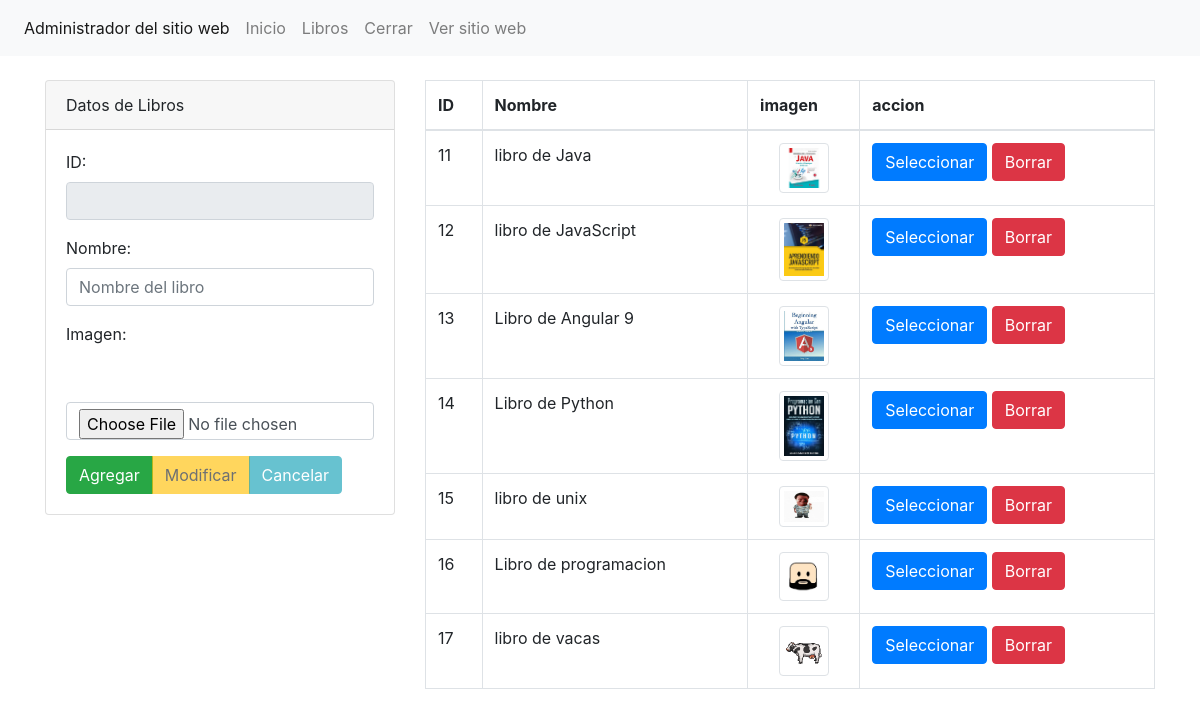
Screenshot of /administrador/seccion/productos.php (signed in) with the database file from the repository.
### tables this page shows
CREATE TABLE `libros` (
  `id` int(11) NOT NULL,
  `nombre` varchar(255) NOT NULL,
  `imagen` varchar(1000) NOT NULL
);

### administrador/seccion/productos.php (the view, shortened to what this page needs)
<?php include('../template/cabecera.php'); ?>
<?php
$txtID=(isset($_POST['txtID']))?$_POST['txtID']:"";
$txtNombre=(isset($_POST['txtNombre']))?$_POST['txtNombre']:"";
$accion=(isset($_POST['accion']))?$_POST['accion']:"";
include("../config/bd.php");
$sentenciaSQL=$conexion->prepare("SELECT * FROM libros");
$sentenciaSQL->execute();
$listaLibros=$sentenciaSQL->fetchAll(PDO::FETCH_ASSOC);
?>
<div class="col-md-4">
    <div class="card">
        <div class="card-header">
            Datos de Libros
        </div>
        <div class="card-body">
            <form method="post" enctype="multipart/form-data">
                <div class = "form-group">
                    <label for="txtID">ID:</label>
                    <input type="text" class="form-control" value="<?php echo $txtID; ?>" name="txtID" id="txtID" readonly>
                </div>
                <div class="form-group">
                    <label for="txtNombre">Nombre:</label>
                    <input type="text" class="form-control" value="<?php echo $txtNombre; ?>" name="txtNombre" id="txtNombre" placeholder="Nombre del libro">
                </div>
                <div class="form-group">
                    <label for="txtImagen">Imagen:</label>
                    <br>
                    <br><br>
                    <input type="file" class="form-control" name="txtImagen" id="txtImagen">
                </div>
                <div class="btn-group" role="group" aria-label="">
                    <button type="submit" name="accion" <?php echo ($accion=="Seleccionar")?"disabled":""; ?> value="Agregar" class="btn btn-success">Agregar</button>
                    <button type="submit" name="accion" <?php echo ($accion!="Seleccionar")?"disabled":""; ?> value="Modificar" class="btn btn-warning">Modificar</button>
                    <button type="submit" name="accion" <?php echo ($accion!="Seleccionar")?"disabled":""; ?> value="Cancelar" class="btn btn-info">Cancelar</button>
                </div>
            </form>
        </div>
    </div>
</div>
<div class="col-md-8">
    <table class="table table-bordered">
        <thead>
            <tr>
                <th>ID</th>
                <th>Nombre</th>
                <th>imagen</th>
                <th>accion</th>
            </tr>
        </thead>
        <tbody>
            <?php foreach($listaLibros as $libro) { ?>
                <tr>
                    <td><?php echo $libro['id']; ?></td>
                    <td><?php echo $libro['nombre']; ?></td>
                    <td style="text-align: center">
                        <img class="img-thumbnail rounded" src="../../img/<?php echo $libro['imagen']; ?>" width="50px" srcset="">
                    </td>
                    <td>
                        <form method="post">
                            <input type="submit" name="accion" value="Seleccionar" class="btn btn-primary">
                            <input type="submit" name="accion" value="Borrar" class="btn btn-danger">
                        </form>
                    </td>
                </tr>
            <?php } ?>
        </tbody>
    </table>
</div>
<?php include('../template/pie.php'); ?>

### rows the page displays
libros: id "11", nombre "libro de Java", imagen (picture)
libros: id "12", nombre "libro de JavaScript", imagen (picture)
libros: id "13", nombre "Libro de Angular 9", imagen (picture)
libros: id "14", nombre "Libro de Python", imagen (picture)
libros: id "15", nombre "libro de unix", imagen (picture)
libros: id "16", nombre "Libro de programacion", imagen (picture)
libros: id "17", nombre "libro de vacas", imagen (picture)
